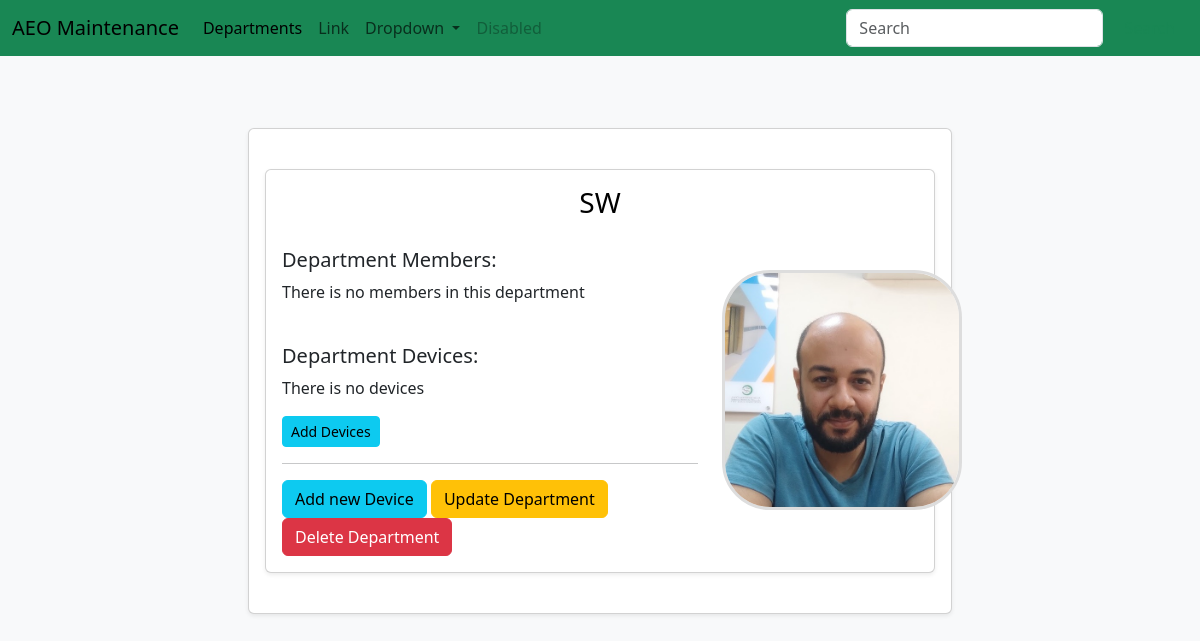
The page /departments/2/ on the database as committed earlier.
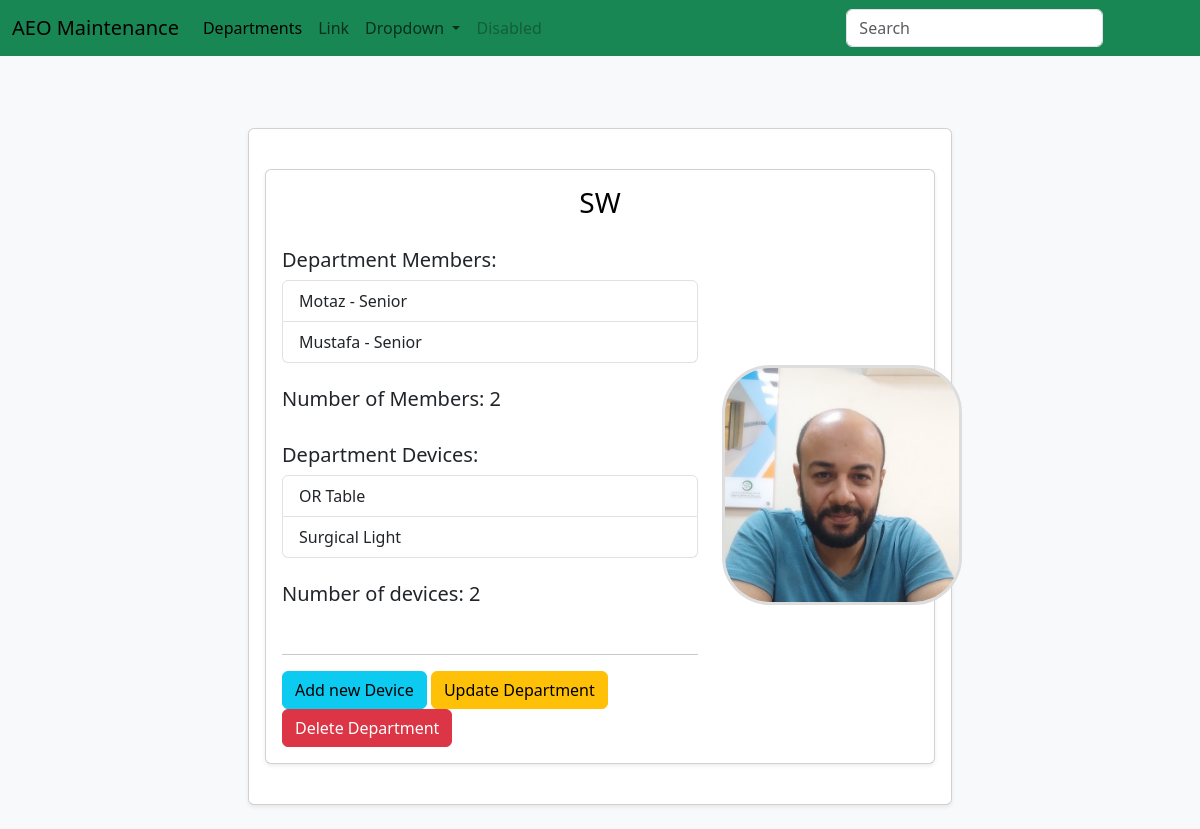
The same page on the database as committed later.
### maintenance_system/models.py (models this page shows, shortened)
class User(db.Model):
	id = db.Column(db.Integer, primary_key=True)
	username = db.Column(db.String(80), unique=True)
	email = db.Column(db.String(120), unique=True)
	password = db.Column(db.String(120))
	rank = db.Column(db.String(120), default="Junior")
	profile_pic = db.Column(db.String(120), default="default.jpg")
	department_id = db.Column(db.Integer, db.ForeignKey('department.id'))
	machines = db.relationship('Machine', backref='user', lazy=True)
	hospitals = db.relationship('Hospital', secondary='user_hospital', backref='users', lazy='dynamic')

class Device(db.Model):
	id = db.Column(db.Integer, primary_key=True)
	name = db.Column(db.String(80), unique=True)
	department_id = db.Column(db.Integer, db.ForeignKey('department.id'))
	models = db.relationship('Model', backref='device', lazy=True)

### maintenance_system/routes.py (the view)
@app.route('/departments/<int:id>/')
def department(id):
	department = Department.query.get_or_404(id)
	return render_template('department.html',department=department )

### maintenance_system/Templates/department.html
{% extends "layout.html"%}
{% block content %}
<br>
<div class="row justify-content-center">
	<div class="col-md-8 col-lg-8 mt-4 mb-4">
		<div class="card p-3 shadow-sm">
			<div class="row">
				<div class="col-md-8 col-lg-12 mt-4 mb-4">
					<div class="card p-3 shadow-sm">
						<div class="row align-items-center">
						<a href="{{ url_for('department', id = department.id)}}"  class="anchor-custom">
									<h3 class="mb-1 text-center">{{department.name}}</h3>
								</a>
							<div class="col-lg-8 col-12">
								<br>
								<h5>Department Members: </h5>
								{% if department.members%}
								<div class="list-group">
									{% for member in department.members%}
									<a href="{{ url_for('user', id = member.id)}}"
										class="list-group-item list-group-item-action">{{ member.username }} - {{
										member.rank }}</a>
									{% endfor%}
								</div>
								<br>
								<h5>Number of Members: {{ department.members|length }}</h5>
								{% else %}
								<p> There is no members in this department</p>
								{% endif %}
								<br>
								<h5>Department Devices: </h5>
								{% if department.devices%}
								<div class="list-group">
									{% for device in department.devices%}
									<a href="#"
										class="list-group-item list-group-item-action">{{
										device.name }}</a>
									{% endfor%}
								</div>
								<br>
								<h5>Number of devices: {{ department.devices|length }}</h5>
								{% else %}
								<p>There is no devices</p>
								<a href="#"><button type="button" class="btn btn-info btn-sm">Add
										Devices</button></a>
								{% endif%}
								<br>
								<hr>
								<div>
									<a href="#"><button
											type="button" class="btn btn-info btn-custom">Add new Device</button></a>
									<a href="{{ url_for('update_department', id = department.id)}}"><button
											type="button" class="btn btn-warning btn-custom">Update
											Department</button></a>
									<a href="{{ url_for('delete_department', id = department.id)}}"><button
											type="button" class="btn btn-danger custom-button">Delete
											Department</button></a>
								</div>
							</div>
							<div class="col-lg-4 text-center">
								<img src="{{ url_for('static', filename='images/profile.jpg')}}" alt="User Photo"
									class="department-photo">
							</div>
						</div>
					</div>
				</div>
			</div>
		</div>
	</div>
</div>
{% endblock %}

Rows that differ between the two databases and show on the page:
now on this page (row edited): User: username "Motaz", rank "Senior"
now on this page (row edited): User: username "Mustafa", rank "Senior"
added Device: name "OR Table"
added Device: name "Surgical Light"
Other text that changed with them:
{{ department.members|length }}: (not shown) → "2"
{{ department.devices|length }}: (not shown) → "2"
text no longer shown: "There is no members in this department There is no devices Add Devices"
text now shown: "Number of Members: Number of devices:"
